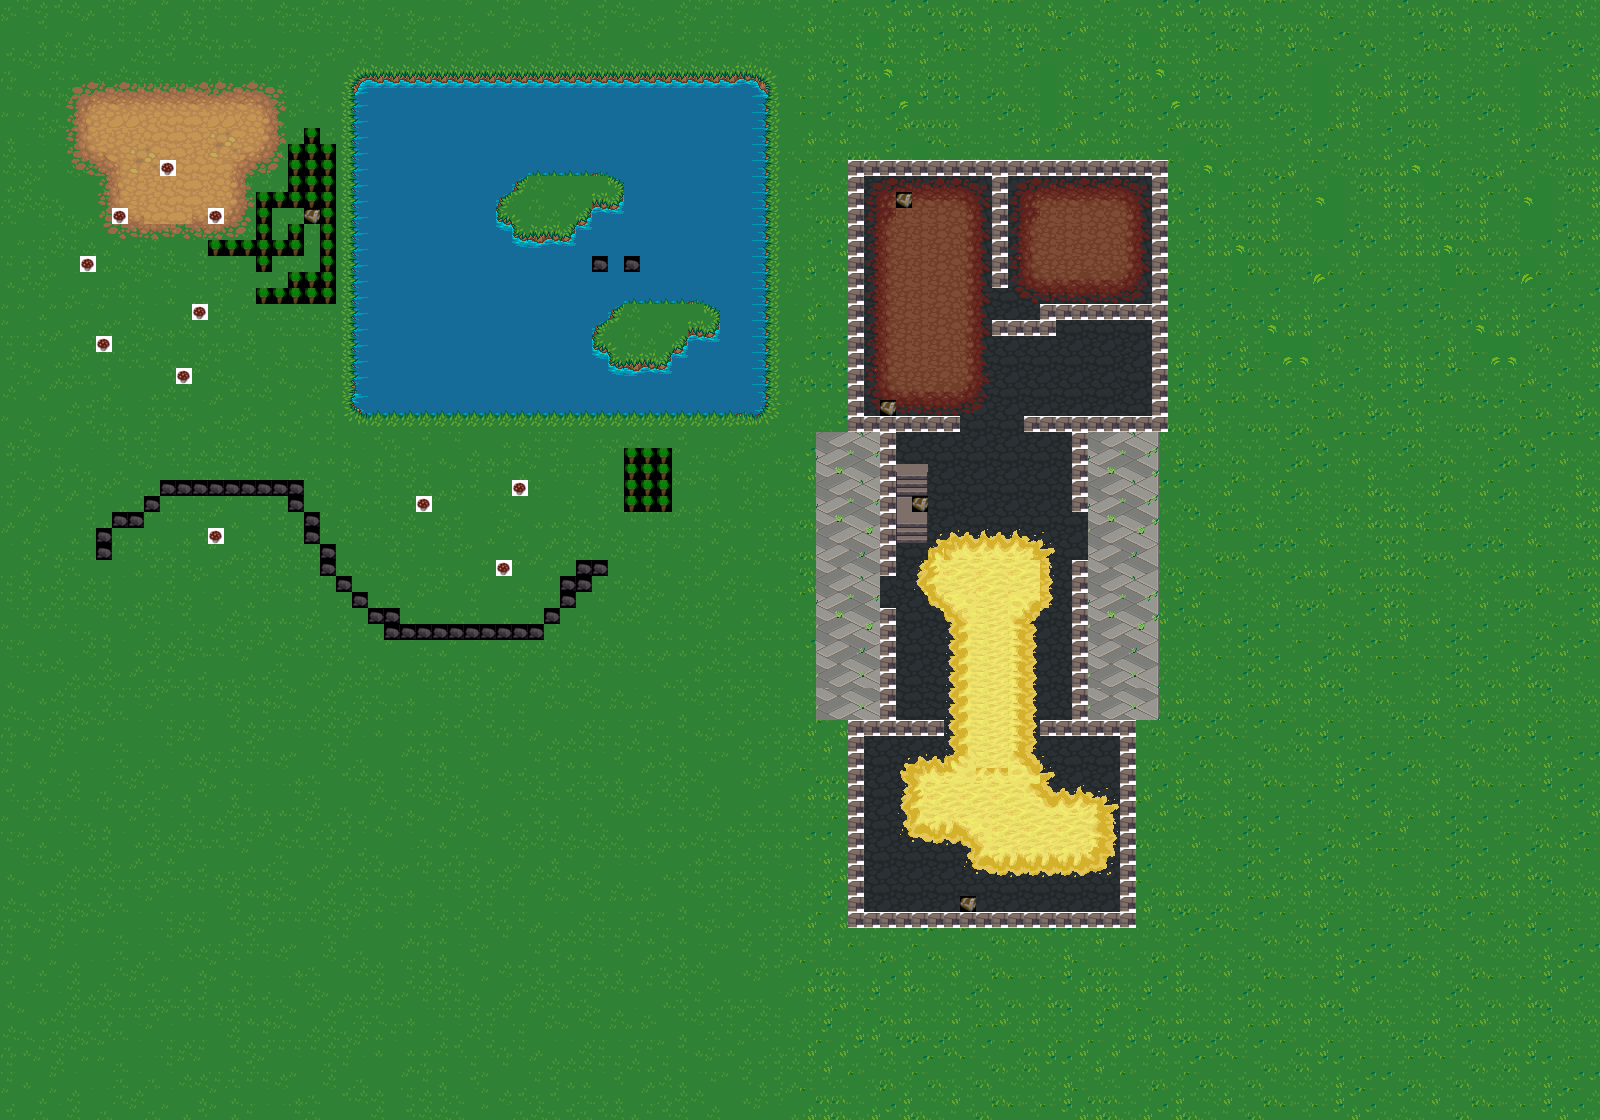

A level layout from a 2D game, rendered from its tile map. Below: a short description, then the map file with tile-grid data replaced by summaries:
An orthogonal 100x70 tile map with 16x16 px tiles, 5 tile layers (Capa de patrones 1, Capa de patrones 2, ground, ground2, ...), 1 hidden layer not drawn, 3 tilesets and 5 objects (path3, path4, path1, path2, portal).

<map version="1.0" orientation="orthogonal" renderorder="right-down" width="100" height="70" tilewidth="16" tileheight="16" nextobjectid="6">
 <tileset firstgid="1" name="terrain" tilewidth="16" tileheight="16">
  <image source="../web/images/terrain_atlas.png" width="1024" height="1024" />
  <terraintypes>
   <terrain name="Nuevo Terreno" tile="-1" />
  </terraintypes>
 </tileset>
 <tileset firstgid="4097" name="models_layer" tilewidth="16" tileheight="16">
  <image source="3d_tiles_template.png" width="80" height="80" />
  <tile id="0">
   <properties>
    <property name="height" value="2" />
    <property name="name" value="images/tree.model" />
   </properties>
  </tile>
  <tile id="1">
   <properties>
    <property name="name" value="images/mushroom0.model" />
   </properties>
  </tile>
  <tile id="2">
   <properties>
    <property name="name" value="images/boulder1.model" />
   </properties>
  </tile>
  <tile id="3">
   <properties>
    <property name="height" value="2" />
    <property name="name" value="images/brick.model" />
   </properties>
  </tile>
  <tile id="4">
   <properties>
    <property name="name" value="images/chest.model" />
   </properties>
  </tile>
  <tile id="5">
   <properties>
    <property name="name" value="images/sign.model" />
   </properties>
  </tile>
 </tileset>
 <tileset firstgid="4122" name="heights_layer" tilewidth="16" tileheight="16">
  <image source="height_template.png" width="64" height="64" />
 </tileset>
 <layer name="Capa de patrones 1" width="100" height="70">
  <data>[7000 cells, 7000 non-empty, 60 distinct tile ids]</data>
 </layer>
 <layer name="Capa de patrones 2" width="100" height="70">
  <data>[7000 cells, 124 non-empty, 51 distinct tile ids]</data>
 </layer>
 <layer name="ground" width="100" height="70">
  <data>[7000 cells, 853 non-empty, 55 distinct tile ids]</data>
 </layer>
 <layer name="ground2" width="100" height="70">
  <data>[7000 cells, 387 non-empty, 90 distinct tile ids]</data>
 </layer>
 <layer name="models_layer" width="100" height="70">
  <data>[7000 cells, 273 non-empty, 5 distinct tile ids]</data>
 </layer>
 <layer name="heights_layer" width="100" height="70" visible="0" opacity="0.27">
  <data>[7000 cells, 6622 non-empty, 8 distinct tile ids]</data>
 </layer>
 <objectgroup name="paths">
  <object id="1" name="path3" x="82" y="519">
   <polyline points="0,0 4,100 166,94 163,162 552,160 548,29 324,29 325,65 294,67 294,-47 52,-48 53,-14 -1,-15 3,1" />
  </object>
  <object id="2" name="path4" x="235" y="267">
   <polyline points="0,0 -74,1 -74,46 -169,47 -171,114 -92,114 -92,79 4,80 2,3" />
  </object>
  <object id="3" name="path1" x="554" y="303">
   <polyline points="0,0 -5,89 187,89 187,-30 104,-156 -85,-154 -82,-42 0,-4" />
  </object>
  <object id="4" name="path2" x="1050" y="225">
   <polyline points="0,0 0,31 48,30 48,-10 3,-8" />
  </object>
  <object id="5" type="portal" x="903" y="468">
   <properties>
    <property name="map" value="second" />
   </properties>
   <polyline points="0,0 21,4" />
  </object>
 </objectgroup>
</map>